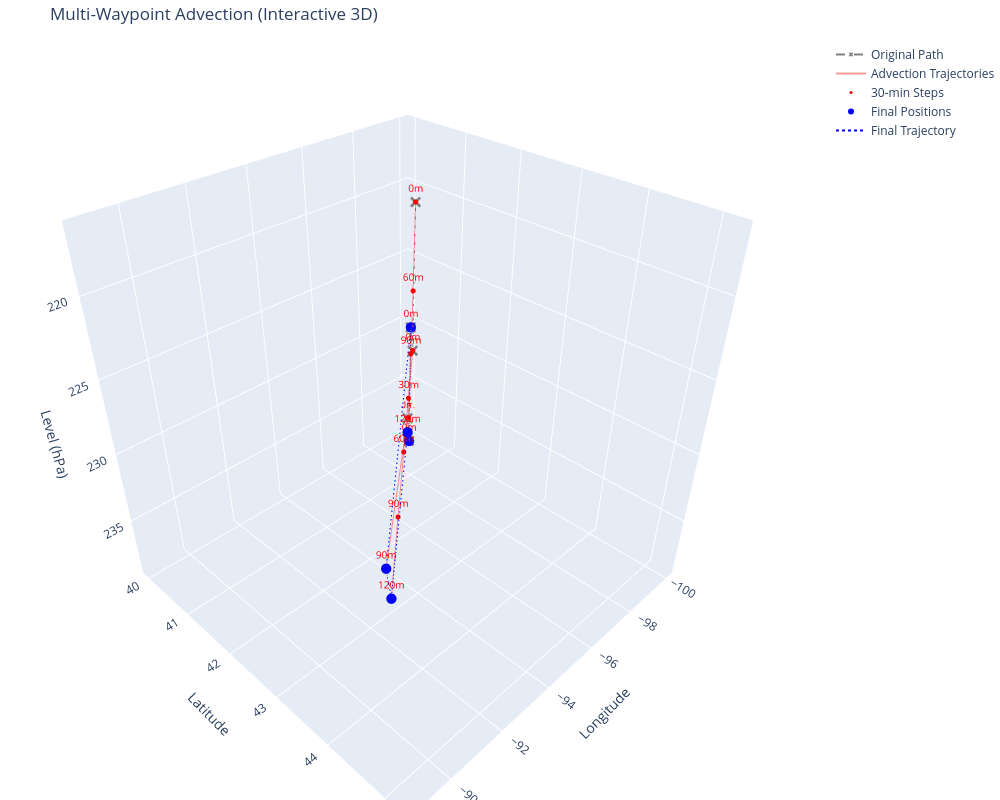

Source (notebook cell):
### Markdown cell above
## Visualize the Trajectory

Trace how the flight moved over the 2-hour advection period.

### Code cell
import plotly.graph_objects as go
import pandas as pd
import numpy as np

df = advected_flight.dataframe.copy()
# Ensure time is datetime
df['time'] = pd.to_datetime(df['time'])

fig = go.Figure()

# 1. Plot Original Path
fig.add_trace(go.Scatter3d(
    x=fl['longitude'],
    y=fl['latitude'],
    z=fl.level,
    mode='lines+markers',
    marker=dict(size=4, symbol='x', color='gray'),
    line=dict(dash='dash', color='gray'),
    name='Original Path'
))

# 2. Plot Full Advected Trajectories (the 'Movement')
cx, cy, cz = [], [], []
for pid, group in df.groupby('parcel_id'):
    group = group.sort_values('time')
    cx.extend(group['longitude'].tolist() + [None])
    cy.extend(group['latitude'].tolist() + [None])
    cz.extend(group['level'].tolist() + [None])

fig.add_trace(go.Scatter3d(
    x=cx, y=cy, z=cz,
    mode='lines',
    line=dict(color='red', width=2),
    opacity=0.4,
    name='Advection Trajectories'
))

# 3. Plot Time Increments (30-min steps) with Visible Labels
df['minutes'] = df.groupby('parcel_id')['time'].transform(lambda x: (x - x.min()).dt.total_seconds() / 60).astype(int)

fig.add_trace(go.Scatter3d(
    x=df['longitude'],
    y=df['latitude'],
    z=df['level'],
    mode='markers+text',
    marker=dict(size=3, color='red'),
    text=df['minutes'].apply(lambda x: f'{x}m'),
    textposition='top center',
    textfont=dict(size=10, color='red'),
    name='30-min Steps'
))

# 4. Highlight Final Positions
final_df = df.sort_values('time').groupby('parcel_id').tail(1)
fig.add_trace(go.Scatter3d(
    x=final_df['longitude'],
    y=final_df['latitude'],
    z=final_df['level'],
    mode='markers',
    marker=dict(size=6, color='blue'),
    name='Final Positions'
))

# 5. Add dotted line connecting final waypoints
fig.add_trace(go.Scatter3d(
    x=final_df['longitude'],
    y=final_df['latitude'],
    z=final_df['level'],
    mode='lines',
    line=dict(dash='dot', color='blue', width=2),
    name='Final Trajectory'
))

fig.update_layout(
    title="Multi-Waypoint Advection (Interactive 3D)",
    scene=dict(
        xaxis_title='Longitude',
        yaxis_title='Latitude',
        zaxis_title='Level (hPa)',
        zaxis=dict(autorange='reversed')
    ),
    width=1000, height=800,
    margin=dict(l=0, r=0, b=0, t=40)
)

fig.show()

### Figure 1 — Plotly figure (JSON) as saved in the notebook; plotly's stock layout.template omitted (floating-point values rounded to 4 significant figures)
{"data": [{"line": {"color": "gray", "dash": "dash"}, "marker": {"color": "gray", "size": 4, "symbol": "x"}, "mode": "lines+markers", "name": "Original Path", "type": "scatter3d", "x": [-100.0, -99.0, -98.0, -97.0, -96.0], "y": [40.0, 40.5, 41.0, 41.5, 42.0], "z": [238.4, 238.4, 227.3, 227.3, 216.6]}, {"line": {"color": "red", "width": 2}, "mode": "lines", "name": "Advection Trajectories", "opacity": 0.4, "type": "scatter3d", "x": [-100, -93.8, null, -99.0, null, -98, null, -97, -95.08, -93.18, -91.26, -89.36, null, -96, -92.41, -90.61, -88.81, null], "y": [40, 42.44, null, 40.5, null, 41.0, null, 41.5, 42.3, 43.11, 43.91, 44.71, null, 42.0, 43.61, 44.41, 45.21, null], "z": [238.4, 238.6, null, 238.4, null, 227.3, null, 227.3, 227.4, 227.4, 227.4, 227.7, null, 216.6, 216.7, 216.9, 217.1, null]}, {"marker": {"color": "red", "size": 3}, "mode": "markers+text", "name": "30-min Steps", "text": ["0m", "0m", "0m", "0m", "0m", "30m", "90m", "60m", "60m", "90m", "90m", "120m", "120m"], "textfont": {"color": "red", "size": 10}, "textposition": "top center", "type": "scatter3d", "x": [-100.0, -99.0, -98.0, -97.0, -96.0, -95.08, -93.8, -93.18, -92.41, -91.26, -90.61, -89.36, -88.81], "y": [40.0, 40.5, 41.0, 41.5, 42.0, 42.3, 42.44, 43.11, 43.61, 43.91, 44.41, 44.71, 45.21], "z": [238.4, 238.4, 227.3, 227.3, 216.6, 227.4, 238.6, 227.4, 216.7, 227.4, 216.9, 227.7, 217.1]}, {"marker": {"color": "blue", "size": 6}, "mode": "markers", "name": "Final Positions", "type": "scatter3d", "x": [-99.0, -98.0, -93.8, -89.36, -88.81], "y": [40.5, 41.0, 42.44, 44.71, 45.21], "z": [238.4, 227.3, 238.6, 227.7, 217.1]}, {"line": {"color": "blue", "dash": "dot", "width": 2}, "mode": "lines", "name": "Final Trajectory", "type": "scatter3d", "x": [-99.0, -98.0, -93.8, -89.36, -88.81], "y": [40.5, 41.0, 42.44, 44.71, 45.21], "z": [238.4, 227.3, 238.6, 227.7, 217.1]}], "layout": {"height": 800, "margin": {"b": 0, "l": 0, "r": 0, "t": 40}, "scene": {"xaxis": {"title": {"text": "Longitude"}}, "yaxis": {"title": {"text": "Latitude"}}, "zaxis": {"autorange": "reversed", "title": {"text": "Level (hPa)"}}}, "title": {"text": "Multi-Waypoint Advection (Interactive 3D)"}, "width": 1000}}
